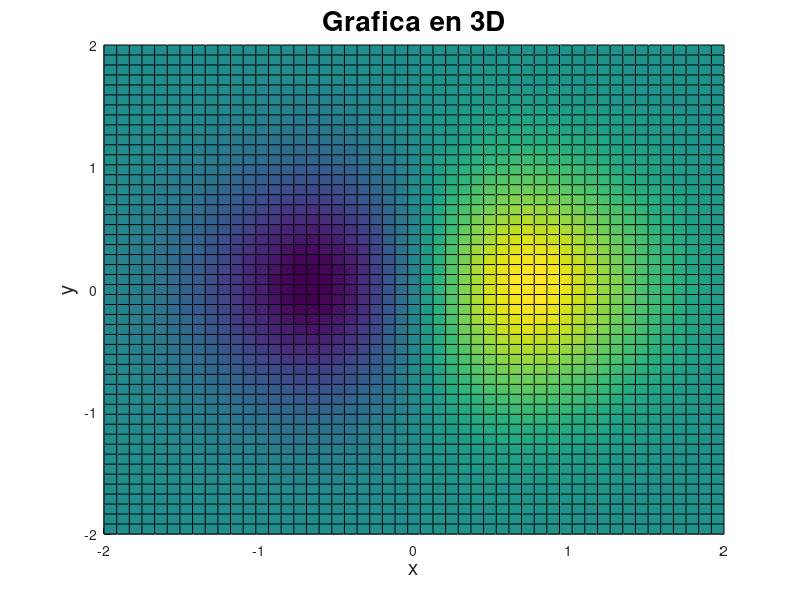
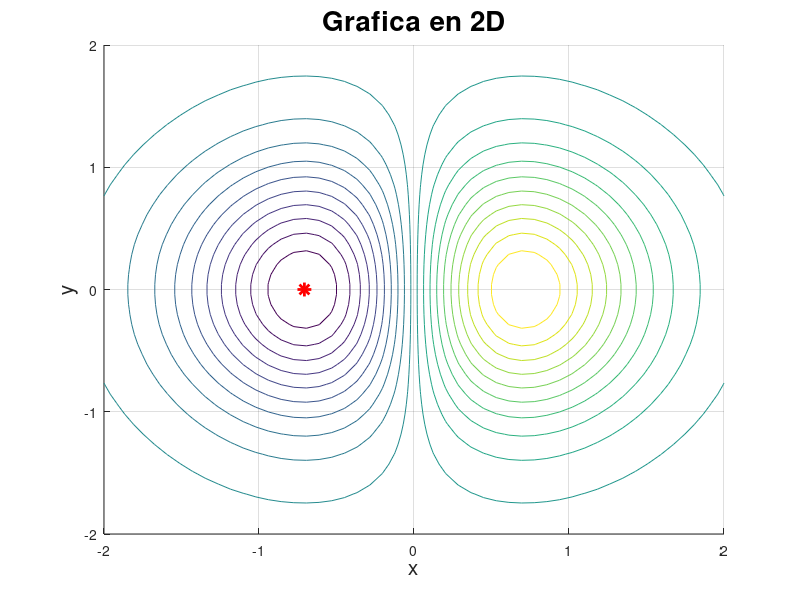

Write the MATLAB code that produced these figures, in order.
% octave
close all
clear
clc

f = @(x, y) x .* exp(-x.^2 - y.^2)

xLim = linspace(-2, 2, 50);
yLim = linspace(-2, 2, 50);

h = 0.1;
xi = [-1.4; 0];

for i=1:100
  x = xi(1);
  y = xi(2);

  gx = exp(-x^2-y^2) - 2*x^2*exp(-x^2-y^2);
  gy = -2*x*y*exp(-x^2-y^2);
  g = [gx; gy];

  xi = xi - h*g;
end
disp([ 'gx= ' num2str(xi(1)) ])
disp([ 'gy= ' num2str(xi(2)) ])
disp([ 'f(gx, gy)= ' num2str(f(xi(1), xi(2))) ])

[x, y] = meshgrid(xLim, yLim);

figure
hold on
grid on
title('Grafica en 3D', 'FontSize', 20)
xlabel('x', 'FontSize', 15)
ylabel('y', 'FontSize', 15)
zlabel('f(x,y)', 'FontSize', 15)

surf(x, y, f(x, y))
plot3(xi(1), xi(2), f(xi(1), xi(2)), 'r*', 'LineWidth', 2, 'MarkerSize', 10)

figure
hold on
grid on
title('Grafica en 2D', 'FontSize', 20)
xlabel('x', 'FontSize', 15)
ylabel('y', 'FontSize', 15)

contour(x, y, f(x, y), 20)
plot(xi(1), xi(2), 'r*', 'LineWidth', 2, 'MarkerSize', 10)

